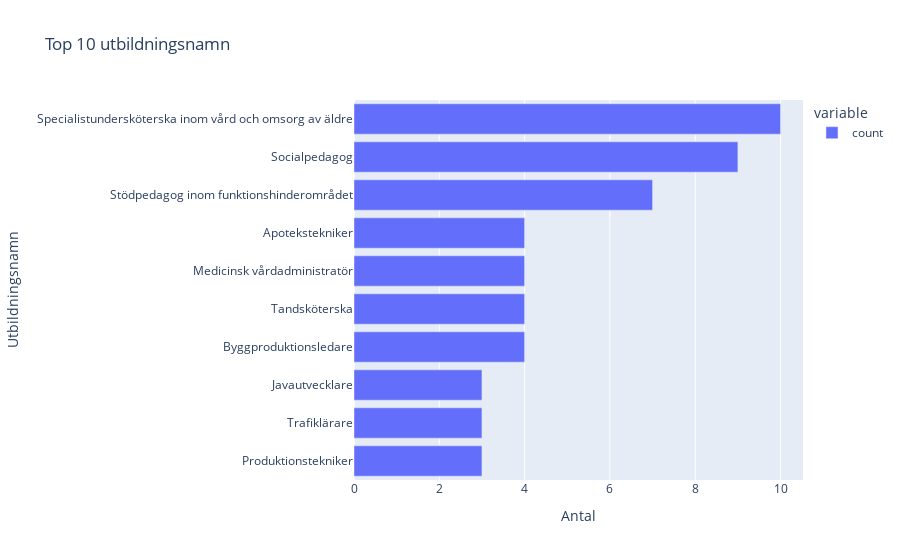

Notebook cell for this chart:
### Code cell
top_names = top_10(df, 'Utbildningsnamn')
print("🔟 Topp 10 utbildningsnamn:\n")
print(top_names)

plot_bar(top_names, "Top 10 utbildningsnamn", "Antal", "Utbildningsnamn")

### Figure 1 — Plotly figure (JSON) as saved in the notebook; plotly's stock layout.template omitted (floating-point values rounded to 4 significant figures)
{"data": [{"hovertemplate": "variable=count<br>Antal=%{x}<br>Utbildningsnamn=%{y}<extra></extra>", "legendgroup": "count", "marker": {"color": "#636efa", "pattern": {"shape": ""}}, "name": "count", "orientation": "h", "showlegend": true, "textposition": "auto", "type": "bar", "x": [3, 3, 3, 4, 4, 4, 4, 7, 9, 10], "xaxis": "x", "y": ["Produktionstekniker", "Trafiklärare", "Javautvecklare", "Byggproduktionsledare", "Tandsköterska", "Medicinsk vårdadministratör", "Apotekstekniker", "Stödpedagog inom funktionshinderområdet", "Socialpedagog", "Specialistundersköterska inom vård och omsorg av äldre"], "yaxis": "y"}], "layout": {"barmode": "relative", "legend": {"title": {"text": "variable"}, "tracegroupgap": 0}, "title": {"text": "Top 10 utbildningsnamn"}, "xaxis": {"anchor": "y", "domain": [0, 1], "title": {"text": "Antal"}}, "yaxis": {"anchor": "x", "categoryorder": "total ascending", "domain": [0, 1], "title": {"text": "Utbildningsnamn"}}}}
